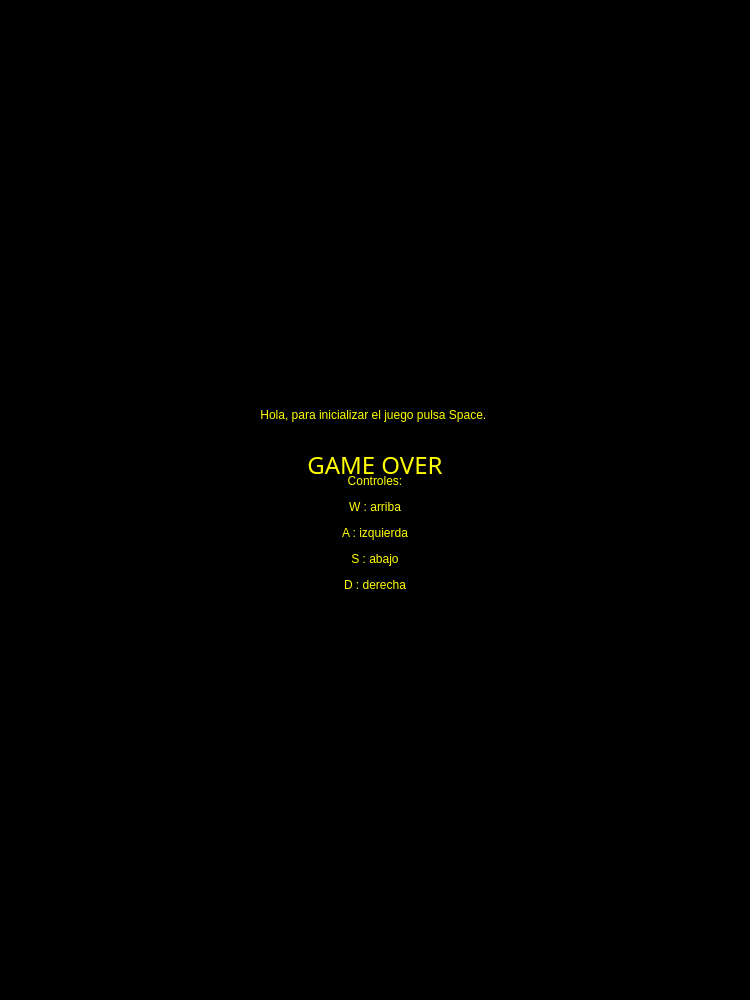
<?xml version="1.0" encoding="UTF-8"?>
<ui version="4.0">
 <class>MainWindow</class>
 <widget class="QMainWindow" name="MainWindow">
  <property name="geometry">
   <rect>
    <x>0</x>
    <y>0</y>
    <width>750</width>
    <height>1000</height>
   </rect>
  </property>
  <property name="windowTitle">
   <string>MainWindow</string>
  </property>
  <widget class="QWidget" name="centralwidget">
   <widget class="QLabel" name="pantalla">
    <property name="geometry">
     <rect>
      <x>0</x>
      <y>0</y>
      <width>750</width>
      <height>1000</height>
     </rect>
    </property>
    <property name="styleSheet">
     <string notr="true">background-color: rgb(0, 0, 0);
color: rgb(255, 255, 0);</string>
    </property>
    <property name="text">
     <string>&lt;html&gt;&lt;head/&gt;&lt;body&gt;&lt;p align=&quot;center&quot;&gt;Hola, para inicializar el juego pulsa Space.  &lt;/p&gt;&lt;p align=&quot;center&quot;&gt;&lt;br/&gt;&lt;/p&gt;&lt;p align=&quot;center&quot;&gt;Controles:&lt;/p&gt;&lt;p align=&quot;center&quot;&gt;W : arriba&lt;/p&gt;&lt;p align=&quot;center&quot;&gt;A : izquierda&lt;/p&gt;&lt;p align=&quot;center&quot;&gt;S : abajo&lt;/p&gt;&lt;p align=&quot;center&quot;&gt;D : derecha&lt;/p&gt;&lt;/body&gt;&lt;/html&gt;</string>
    </property>
    <property name="alignment">
     <set>Qt::AlignCenter</set>
    </property>
   </widget>
   <widget class="QLabel" name="gameLabel">
    <property name="geometry">
     <rect>
      <x>285</x>
      <y>425</y>
      <width>180</width>
      <height>81</height>
     </rect>
    </property>
    <property name="font">
     <font>
      <family>Magneto</family>
     </font>
    </property>
    <property name="styleSheet">
     <string notr="true">border-color: rgb(255, 255, 0);
color: rgb(255, 255, 0);
</string>
    </property>
    <property name="text">
     <string>&lt;html&gt;&lt;head/&gt;&lt;body&gt;&lt;p&gt;&lt;span style=&quot; font-size:18pt;&quot;&gt;GAME OVER&lt;/span&gt;&lt;/p&gt;&lt;/body&gt;&lt;/html&gt;</string>
    </property>
    <property name="alignment">
     <set>Qt::AlignCenter</set>
    </property>
   </widget>
  </widget>
 </widget>
 <resources/>
 <connections/>
</ui>
